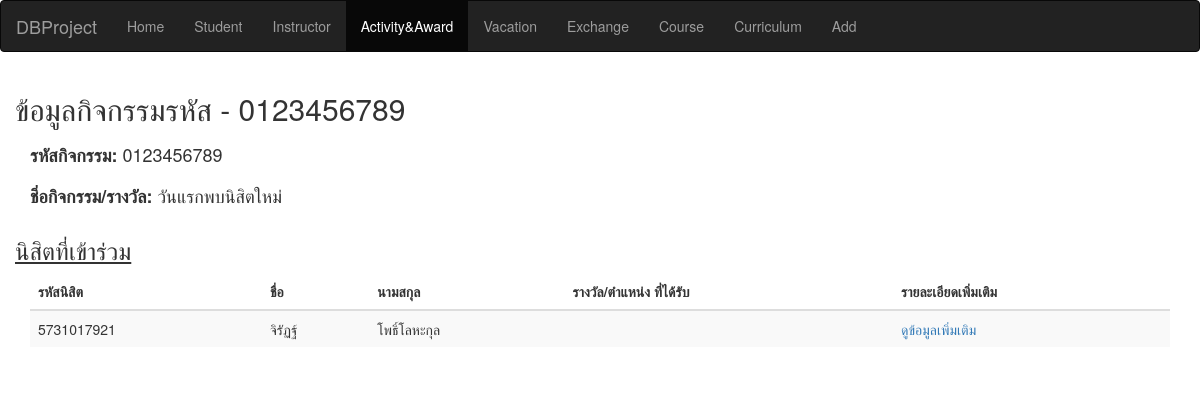
/activity.php?aid=0123456789, run on the app's committed database.
### tables this page shows
CREATE TABLE `activityandaward` (
  `name` varchar(360) NOT NULL,
  `year` int(11) NOT NULL,
  `aid` varchar(10) NOT NULL,
  `prize` varchar(30) DEFAULT NULL,
  `sid` varchar(10) NOT NULL,
  `national_id` varchar(13) NOT NULL,
  PRIMARY KEY (`aid`,`sid`,`national_id`),
  KEY `activityandaward_ibfk_1` (`sid`,`national_id`),
  CONSTRAINT `activityandaward_ibfk_1` FOREIGN KEY (`sid`, `national_id`) REFERENCES `student` (`sid`, `national_id`) ON DELETE CASCADE ON UPDATE CASCADE
);

CREATE TABLE `student` (
  `sid` varchar(10) NOT NULL,
  `status` varchar(20) NOT NULL,
  `year_enrolled` int(11) NOT NULL,
  `Behaviour_score` int(11) NOT NULL,
  `national_id` varchar(13) NOT NULL,
  PRIMARY KEY (`sid`,`national_id`),
  KEY `student_ibfk_1` (`national_id`),
  CONSTRAINT `student_ibfk_1` FOREIGN KEY (`national_id`) REFERENCES `person` (`national_id`) ON DELETE CASCADE ON UPDATE CASCADE
);

CREATE TABLE `person` (
  `firstname_th` varchar(30) NOT NULL,
  `surname_th` varchar(30) NOT NULL,
  `nationality` varchar(15) NOT NULL,
  `gender` varchar(10) NOT NULL,
  `national_id` varchar(13) NOT NULL,
  `firstname_en` varchar(30) NOT NULL,
  `surname_en` varchar(30) NOT NULL,
  `phone_num` varchar(10) NOT NULL,
  `e_mail` varchar(320) NOT NULL,
  `date_of_birth` date NOT NULL,
  PRIMARY KEY (`national_id`)
);

### activity.php (the view, shortened to what this page needs)
<?php
include('connect.php');
?>
<!DOCTYPE html>
<html lang="en">
<head>
  <link rel="stylesheet" href="https://maxcdn.bootstrapcdn.com/bootstrap/3.3.7/css/bootstrap.min.css">
</head>
<body>
<nav class="navbar navbar-inverse">
  <div class="container-fluid">
    <div class="navbar-header">
      <a class="navbar-brand" href="#">DBProject</a>
    </div>
    <ul class="nav navbar-nav">
      <li><a href="home.php">Home</a></li>
      <li><a href="searchStudent.html">Student</a></li>
      <li><a href="searchInstructor.html">Instructor</a></li>
      <li  class="active"><a href="searchActivity.html">Activity&Award</a></li>
       <li><a href="searchVacation.html">Vacation</a></li>
        <li><a href="searchExchange.html">Exchange</a></li>
       <li><a href="searchCourse.html">Course</a></li>
       <li><a href="searchCurriculum.html">Curriculum</a></li>
       <li><a href="addStudent.html">Add</a></li>
    </ul>
  </div>
</nav>
   <?php
    $aid = $_GET["aid"];
    $query = "SELECT *
          FROM activityandaward
          WHERE aid =".'"'.$aid.'"';
    $result = $conn->query($query);
    if ($result->num_rows > 0) {
        while($row = $result->fetch_assoc()) {
            $name = $row['name'];
            $year = $row['year'];
         }
    } else {
       echo "0 results";
    }
    ?>
<div class="container">
<div class="row">
<?php
echo"<h2>ข้อมูลกิจกรรมรหัส -"." $aid</h2>";
?>
</div>
<div class = "row">
<div class = "col-md-6">
<?php
echo"<h4><b>รหัสกิจกรรม:</b> "."$aid<h4>";
?>
</div>
</div>
<div class = "row">
<div class = "col-md-6">
<?php
echo"<h4><b>ชิ่อกิจกรรม/รางวัล:</b> "."$name<h4>";
?>
</div>
</div>
<div class = "row">
    <h3><u>นิสิตที่เข้าร่วม  </u></h3>
</div>
  <table class="table table-striped">
    <thead>
      <tr>
        <th>รหัสนิสิต</th>
        <th>ชื่อ</th>
        <th>นามสกุล</th>
        <th>รางวัล/ตำแหน่ง ที่ได้รับ</th>
        <th>รายละเอียดเพิ่มเติม</th>
      </tr>
    </thead>
    <tbody>
      <?php
        $aid = $_GET["aid"];
        $query = "SELECT sid,firstname_th,surname_th,prize
          FROM student NATURAL JOIN activityandaward  NATURAL JOIN person
          WHERE aid =".'"'.$aid.'"'."AND year LIKE".'"%'.$year.'%"';;
        $result = $conn->query($query);
        if ($result->num_rows > 0) {
        while($row = $result->fetch_assoc()) {
            echo"<tr>";
            echo"<td>" . $row['sid'] . "</td>";
            echo"<td>" . $row['firstname_th'] . "</td>";
            echo"<td>" . $row['surname_th'] . "</td>";
            echo"<td>" . $row['prize'] . "</td>";
            echo "<td><a href=student.php?sid=".$row['sid'].">ดูข้อมูลเพิ่มเติม</a></td>";
            }
        } else {
            echo "0 results";
        }
        ?>
    </tbody>
  </table>
</div>
</body>
</html>

### data on the page
activityandaward: name "วันแรกพบนิสิตใหม่"
student: sid "5731017921", national.firstname_th "จิรัฏฐ์", national.surname_th "โพธิ์โลหะกุล"

### other printed values
$aid "0123456789"
